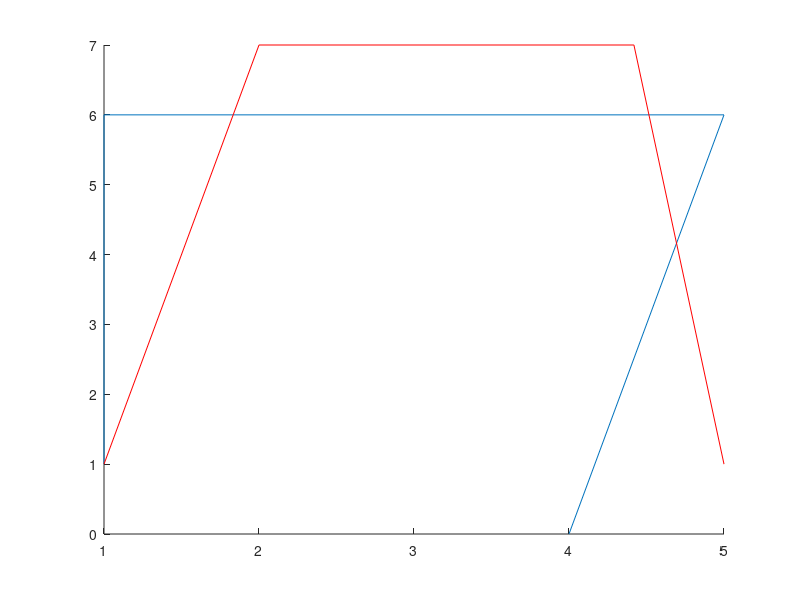

Recreate this plot in MATLAB.
% Algorithm for finding largest rectangle
% which is aligned with one side
% Limitations: 
%   Can only work on 4 sided polygons
%
% Function:
%   Test side: both angles > 180
%   not longest distance
rect = [
    1,1;
    1,6;
    5,6;
    4,0;
];
hold on
plot(rect(:,1), rect(:,2))
rect_inner = zeros(4, 2)
for i=0:3
    i + 1
    mod(i + 1, 4) + 1
    mod(i + 2, 4) + 1
    v1 = rect(mod(i + 1, 4) + 1, :) - rect(i + 1, :)
    v2 = rect(mod(i + 1, 4) + 1, :) - rect(mod(i + 2, 4) + 1, :)
    v3 = rect(mod(i + 3, 4) + 1, :) - rect(mod(i + 2, 4) + 1, :);
    p3 = rect(mod(i + 3, 4) + 1, :);
    p3_index = mod(i + 3, 4)
    v1_n = v1 / norm(v1);
    v2_n = v2 / norm(v2);
    v3_n = v3 / norm(v3);
    alpha = acos(dot(v1_n, v2_n))
    if( alpha > pi/2 )
        disp('adjusting')
        alpha_ub = alpha - pi/2
        len = sin(alpha_ub) * norm(v2)
        v3_minus = v3_n * len
        p3 = p3 - v3_minus
        rect_inner(p3_index, :) = p3
    else
        rect_inner(i + 1, :) = p3
    end
end
rect_inner = rect_inner + ones(4, 2)
plot(rect_inner(:, 1), rect_inner(:, 2), 'r')
